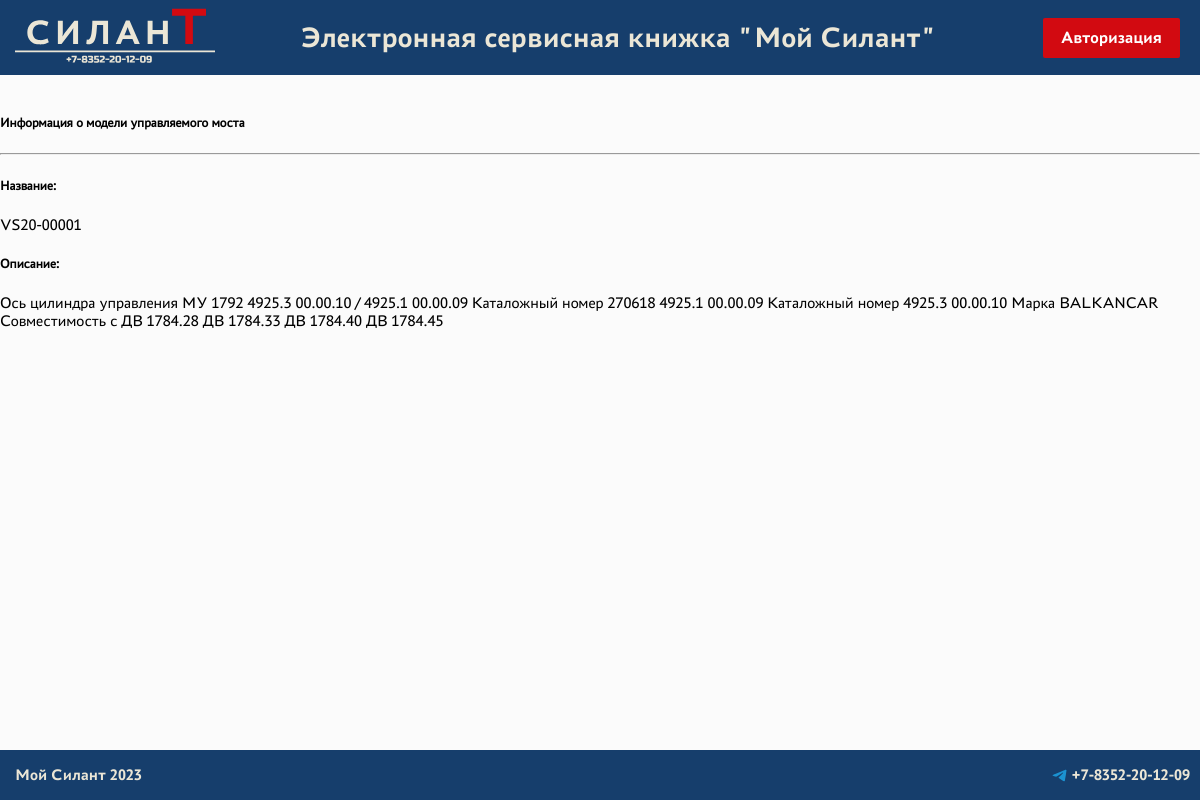
/cars/steerable_bridge_model/1/ (signed in), run on the app's committed database.
### info/models.py (models this page shows)
class SteerableBridgeModel(models.Model):
    title = models.CharField(max_length = 64)   #название
    description = models.TextField()            #описание

### info/views.py (the view)
# urls.py: path('cars/steerable_bridge_model/<int:pk>/', SteerableBridgeModelDetail.as_view(), name = 'steerable_bridge_model_detail'),
class SteerableBridgeModelDetail(LoginRequiredMixin, UserPassesTestMixin, DetailView):
   model = SteerableBridgeModel
   template_name = 'info/steerable_bridge_model.html'
   context_object_name = 'steerable_bridge_model'
   def test_func(self):
      ruser = self.request.user
      if(ruser.is_superuser or ruser.groups.filter(name='manager').exists()):
         return True
      else:
         cars = Car.objects.all()
         for car in cars:
            steerable_bridge_model = car.steerable_bridge_model
            if(self.get_object() == steerable_bridge_model and (car.client.user == ruser or car.service_company.user == ruser)):
               return True
         return False
   def get_context_data(self, **kwargs):
       context = super().get_context_data(**kwargs)
       user_in_group_manager = self.request.user.groups.filter(name='manager').exists()
       context['user_in_group_manager'] = user_in_group_manager
       return context

### templates/info/steerable_bridge_model.html (shortened to what this page needs)
{% extends 'flatpages/default.html' %}
{% block content %}
<br>
<h5>Информация о модели управляемого моста</h5>
<hr>
{% if steerable_bridge_model %}
<div>
    <h5>Название:</h5>
    <p>{{steerable_bridge_model.title }}</p>
</div>
<div>
    <h5>Описание:</h5>
    <p>{{steerable_bridge_model.description }}</p>
</div>
{% else %}
<h2>Модель управляемого моста отсутсвует!</h2>
{% endif %}
{% endblock content %}

### static/css/default.css (style rules this page uses)
body { font-family: 'Astra Sans Regular', Arial, Helvetica, sans-serif; margin: 0; margin-top: 75px; margin-bottom: 50px; background-color: rgb(251, 251, 251); }

### data on the page
SteerableBridgeModel: title "VS20-00001", description "Ось цилиндра управления МУ 1792 4925.3 00.00.10 / 4925.1 00.00.09 Каталожный номер 270618 4925.1 00.00.09 Каталожный номер 4925.3 00.00.10 Марка BALKANCAR Совместимость с ДВ 1784.28 ДВ 1784.33 ДВ 1784.40 ДВ 1784.45"
